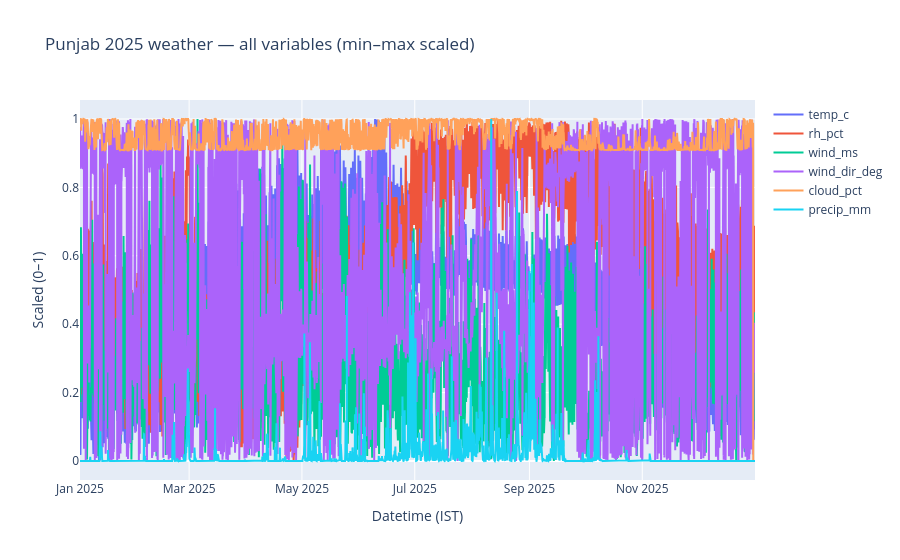
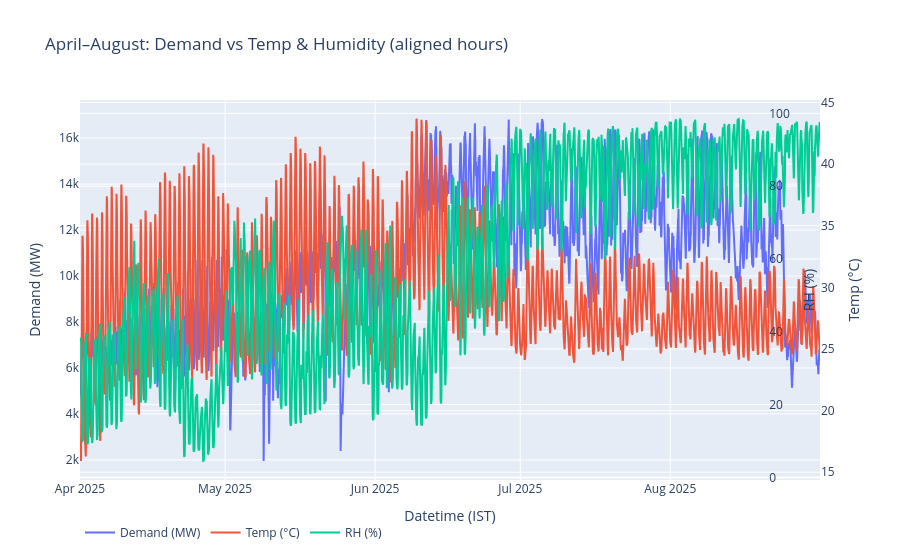

Notebook code cell kept with these figures, in order:
### Code cell
# Plot 1: all weather series together (min–max scaled for readability)
cols = [c for c in w.columns if c != "datetime"]
scaled = (w[cols] - w[cols].min()) / (w[cols].max() - w[cols].min())
fig = go.Figure()

for c in cols:
    fig.add_trace(go.Scatter(x=w["datetime"], y=scaled[c], mode="lines", name=c))

fig.update_layout(title="Punjab 2025 weather — all variables (min–max scaled)", xaxis_title="Datetime (IST)", yaxis_title="Scaled (0–1)")
fig.show()

# Plot 2: Apr–Aug overlay with demand + temp + humidity (aligned hours)
w_aa = w[w["datetime"].dt.month.between(4, 8)][["datetime", "temp_c", "rh_pct"]]
if "df_p" in globals() and "demand_mw" in df_p.columns and "datetime" in df_p.columns:
    year = int(w["datetime"].dt.year.iloc[0])
    d = df_p.copy()
    if (d["datetime"].dt.year == year).any():
        d = d[d["datetime"].dt.year == year]
    d = d[d["datetime"].dt.month.between(4, 8)][["datetime", "demand_mw"]]
    m = d.merge(w_aa, on="datetime", how="inner")

    fig2 = go.Figure()
    fig2.add_trace(go.Scatter(x=m["datetime"], y=m["demand_mw"], mode="lines", name="Demand (MW)"))
    fig2.add_trace(go.Scatter(x=m["datetime"], y=m["temp_c"], mode="lines", name="Temp (°C)", yaxis="y2"))
    fig2.add_trace(go.Scatter(x=m["datetime"], y=m["rh_pct"], mode="lines", name="RH (%)", yaxis="y3"))
    fig2.update_layout(
        title="April–August: Demand vs Temp & Humidity (aligned hours)",
        xaxis_title="Datetime (IST)",
        yaxis=dict(title="Demand (MW)"),
        yaxis2=dict(title="Temp (°C)", overlaying="y", side="right"),
        yaxis3=dict(title="RH (%)", overlaying="y", side="right", anchor="free", position=0.93),
        legend=dict(orientation="h"),
    )

    fig2.show()

### Figure 1 — Plotly figure (JSON) as saved in the notebook; plotly's stock layout.template omitted (floating-point values rounded to 4 significant figures; data arrays with more than 128 entries replaced by an {"elided": "..."} marker saying what was removed)
{"data": [{"mode": "lines", "name": "temp_c", "type": "scatter", "x": {"elided": "8760 str values"}, "y": {"elided": "8760 float values"}}, {"mode": "lines", "name": "rh_pct", "type": "scatter", "x": {"elided": "8760 str values"}, "y": {"elided": "8760 float values"}}, {"mode": "lines", "name": "wind_ms", "type": "scatter", "x": {"elided": "8760 str values"}, "y": {"elided": "8760 float values"}}, {"mode": "lines", "name": "wind_dir_deg", "type": "scatter", "x": {"elided": "8760 str values"}, "y": {"elided": "8760 float values"}}, {"mode": "lines", "name": "cloud_pct", "type": "scatter", "x": {"elided": "8760 str values"}, "y": {"elided": "8760 float values"}}, {"mode": "lines", "name": "precip_mm", "type": "scatter", "x": {"elided": "8760 str values"}, "y": {"elided": "8760 float values"}}], "layout": {"title": {"text": "Punjab 2025 weather — all variables (min–max scaled)"}, "xaxis": {"title": {"text": "Datetime (IST)"}}, "yaxis": {"title": {"text": "Scaled (0–1)"}}}}

### Figure 2 — Plotly figure (JSON) as saved in the notebook; plotly's stock layout.template omitted (floating-point values rounded to 4 significant figures; data arrays with more than 128 entries replaced by an {"elided": "..."} marker saying what was removed)
{"data": [{"mode": "lines", "name": "Demand (MW)", "type": "scatter", "x": {"elided": "3672 str values"}, "y": {"elided": "3672 float values"}}, {"mode": "lines", "name": "Temp (°C)", "type": "scatter", "x": {"elided": "3672 str values"}, "y": {"elided": "3672 float values"}, "yaxis": "y2"}, {"mode": "lines", "name": "RH (%)", "type": "scatter", "x": {"elided": "3672 str values"}, "y": {"elided": "3672 float values"}, "yaxis": "y3"}], "layout": {"legend": {"orientation": "h"}, "title": {"text": "April–August: Demand vs Temp & Humidity (aligned hours)"}, "xaxis": {"title": {"text": "Datetime (IST)"}}, "yaxis": {"title": {"text": "Demand (MW)"}}, "yaxis2": {"overlaying": "y", "side": "right", "title": {"text": "Temp (°C)"}}, "yaxis3": {"anchor": "free", "overlaying": "y", "position": 0.93, "side": "right", "title": {"text": "RH (%)"}}}}
